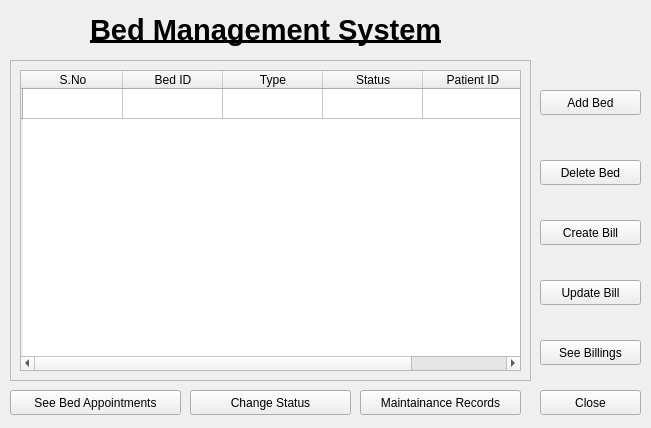
<?xml version="1.0" encoding="UTF-8"?>
<ui version="4.0">
 <class>bedviewlialog</class>
 <widget class="QWidget" name="bedviewlialog">
  <property name="geometry">
   <rect>
    <x>0</x>
    <y>0</y>
    <width>651</width>
    <height>428</height>
   </rect>
  </property>
  <property name="windowTitle">
   <string>Beds</string>
  </property>
  <widget class="QFrame" name="frame">
   <property name="geometry">
    <rect>
     <x>10</x>
     <y>60</y>
     <width>521</width>
     <height>321</height>
    </rect>
   </property>
   <property name="frameShape">
    <enum>QFrame::StyledPanel</enum>
   </property>
   <property name="frameShadow">
    <enum>QFrame::Raised</enum>
   </property>
   <widget class="QTableWidget" name="tableWidget">
    <property name="geometry">
     <rect>
      <x>10</x>
      <y>10</y>
      <width>501</width>
      <height>301</height>
     </rect>
    </property>
    <row>
     <property name="text">
      <string/>
     </property>
    </row>
    <column>
     <property name="text">
      <string>S.No</string>
     </property>
    </column>
    <column>
     <property name="text">
      <string>Bed ID</string>
     </property>
    </column>
    <column>
     <property name="text">
      <string>Type</string>
     </property>
    </column>
    <column>
     <property name="text">
      <string>Status</string>
     </property>
    </column>
    <column>
     <property name="text">
      <string>Patient ID</string>
     </property>
    </column>
   </widget>
  </widget>
  <widget class="QLabel" name="titleLabel">
   <property name="geometry">
    <rect>
     <x>90</x>
     <y>10</y>
     <width>361</width>
     <height>41</height>
    </rect>
   </property>
   <property name="styleSheet">
    <string notr="true">font-size:14pt;
font-weight: bold;</string>
   </property>
   <property name="text">
    <string>&lt;html&gt;&lt;head/&gt;&lt;body&gt;&lt;p&gt;&lt;span style=&quot; font-size:22pt; text-decoration: underline;&quot;&gt;Bed Management System&lt;/span&gt;&lt;/p&gt;&lt;/body&gt;&lt;/html&gt;</string>
   </property>
  </widget>
  <widget class="QPushButton" name="closeButton">
   <property name="geometry">
    <rect>
     <x>540</x>
     <y>390</y>
     <width>101</width>
     <height>25</height>
    </rect>
   </property>
   <property name="text">
    <string>Close</string>
   </property>
  </widget>
  <widget class="QPushButton" name="seeBilling">
   <property name="geometry">
    <rect>
     <x>540</x>
     <y>340</y>
     <width>101</width>
     <height>25</height>
    </rect>
   </property>
   <property name="text">
    <string>See Billings</string>
   </property>
  </widget>
  <widget class="QPushButton" name="appointmentButton">
   <property name="geometry">
    <rect>
     <x>10</x>
     <y>390</y>
     <width>171</width>
     <height>25</height>
    </rect>
   </property>
   <property name="text">
    <string>See Bed Appointments</string>
   </property>
  </widget>
  <widget class="QPushButton" name="changeStatus">
   <property name="geometry">
    <rect>
     <x>190</x>
     <y>390</y>
     <width>161</width>
     <height>25</height>
    </rect>
   </property>
   <property name="text">
    <string>Change Status</string>
   </property>
  </widget>
  <widget class="QPushButton" name="addBed">
   <property name="geometry">
    <rect>
     <x>540</x>
     <y>90</y>
     <width>101</width>
     <height>25</height>
    </rect>
   </property>
   <property name="text">
    <string>Add Bed</string>
   </property>
  </widget>
  <widget class="QPushButton" name="deleteBed">
   <property name="geometry">
    <rect>
     <x>540</x>
     <y>160</y>
     <width>101</width>
     <height>25</height>
    </rect>
   </property>
   <property name="text">
    <string>Delete Bed</string>
   </property>
  </widget>
  <widget class="QPushButton" name="maintainanceRecord">
   <property name="geometry">
    <rect>
     <x>360</x>
     <y>390</y>
     <width>161</width>
     <height>25</height>
    </rect>
   </property>
   <property name="text">
    <string>Maintainance Records</string>
   </property>
  </widget>
  <widget class="QPushButton" name="createBill">
   <property name="geometry">
    <rect>
     <x>540</x>
     <y>220</y>
     <width>101</width>
     <height>25</height>
    </rect>
   </property>
   <property name="text">
    <string>Create Bill</string>
   </property>
  </widget>
  <widget class="QPushButton" name="updateBill">
   <property name="geometry">
    <rect>
     <x>540</x>
     <y>280</y>
     <width>101</width>
     <height>25</height>
    </rect>
   </property>
   <property name="text">
    <string>Update Bill</string>
   </property>
  </widget>
 </widget>
 <resources/>
 <connections/>
</ui>
